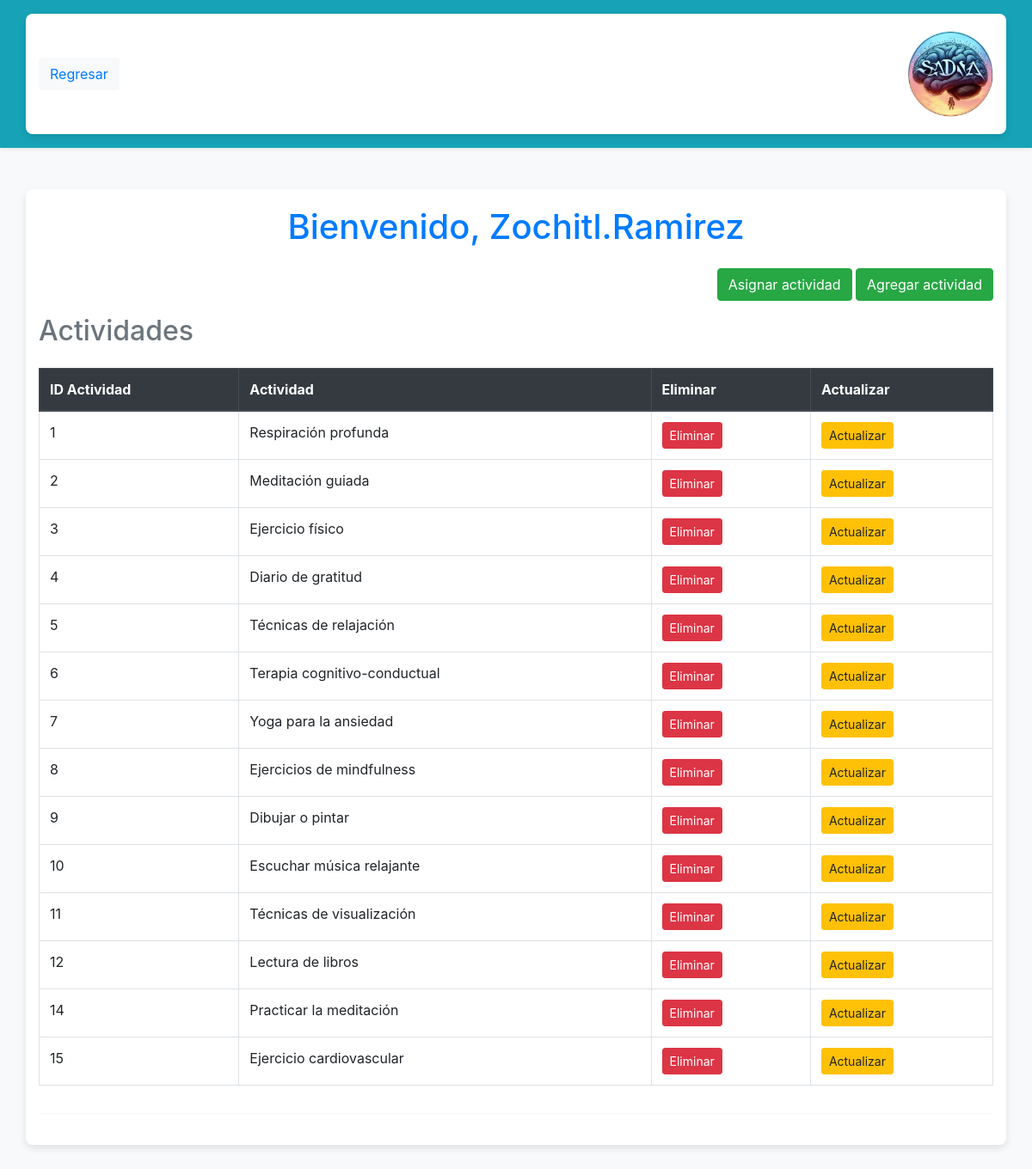
Page /Vista/crudActividades/consultarActividades.php (signed in) on the committed database.
### tables this page shows
CREATE TABLE `actividades` (
  `idActividades` int(11) NOT NULL AUTO_INCREMENT,
  `Actividad` varchar(45) NOT NULL,
  PRIMARY KEY (`idActividades`)
);

### Vista/crudActividades/consultarActividades.php (the view, shortened to what this page needs)
<?php
include '../../Modelo/BD/bd.php';
include '../../Vista/includes/headerRegresar.php';
$actividadSql = "SELECT * FROM actividades";
$execute = mysqli_query($conn, $actividadSql);
?>
<!DOCTYPE html>
<html lang="es">
<head>
    <link rel="stylesheet" href="../Estilos/stylesIP.css">
    <link rel="stylesheet" href="https://stackpath.bootstrapcdn.com/bootstrap/4.3.1/css/bootstrap.min.css">
</head>
<body class="bg-light">
    <div class="container my-5">
        <h1 class="text-center text-primary mb-4">Bienvenido, <?php echo $_SESSION['username']; ?></h1>
        <div class="text-right mb-3">
            <a href="mostrar_Actividades.php" class="btn btn-success">Asignar actividad</a>
            <a href="altaActividad.php" class="btn btn-success">Agregar actividad</a>
        </div>
        <h2 class="text-secondary">Actividades</h2>
        <div class="table-responsive">
            <table class="table table-hover table-bordered">
                <thead class="thead-dark">
                    <tr>
                        <th>ID Actividad</th>
                        <th>Actividad</th>
                        <th>Eliminar</th>
                        <th>Actualizar</th>
                    </tr>
                </thead>
                <tbody>
                    <?php while ($variableA = mysqli_fetch_assoc($execute)) { ?>
                        <tr>
                            <td><?php echo $variableA['idActividades']; ?></td>
                            <td><?php echo $variableA['Actividad']; ?></td>
                            <td><a href="../../Modelo/GestionActividad/eliActividad.php?idActividades=<?php echo $variableA['idActividades']; ?>" class="btn btn-danger btn-sm" onclick="confirmDeletion(event)">Eliminar</a></td>
                            <td><a href="editarActividades.php?idActividades=<?php echo $variableA['idActividades']; ?>" class="btn btn-warning btn-sm">Actualizar</a></td>
                        </tr>
                    <?php } ?>
                </tbody>
            </table>
        </div>
        <hr>
    </div>
</body>
</html>

### Vista/Estilos/stylesIP.css (style rules this page uses)
body { font-family: Arial, sans-serif; background-color: #f8f9fa; margin: 0; padding: 0; }
.container { max-width: 900px; margin: 0 auto; padding: 20px; background-color: #ffffff; border-radius: 8px; box-shadow: 0 4px 8px rgba(0, 0, 0, 0.1); }
.table-responsive { margin-top: 1.5rem; }
.table thead { background-color: #343a40; color: #ffffff; }
.btn { font-size: 0.9em; padding: 0.4em 0.8em; }
.btn-danger { color: #ffffff; background-color: #dc3545; border-color: #dc3545; }

### rows in the picture
actividades: idActividades "1", Actividad "Respiración profunda"
actividades: idActividades "2", Actividad "Meditación guiada"
actividades: idActividades "3", Actividad "Ejercicio físico"
actividades: idActividades "4", Actividad "Diario de gratitud"
actividades: idActividades "5", Actividad "Técnicas de relajación"
actividades: idActividades "6", Actividad "Terapia cognitivo-conductual"
actividades: idActividades "7", Actividad "Yoga para la ansiedad"
actividades: idActividades "8", Actividad "Ejercicios de mindfulness"
actividades: idActividades "9", Actividad "Dibujar o pintar"
actividades: idActividades "10", Actividad "Escuchar música relajante"
actividades: idActividades "11", Actividad "Técnicas de visualización"
actividades: idActividades "12", Actividad "Lectura de libros"
actividades: idActividades "14", Actividad "Practicar la meditación"
actividades: idActividades "15", Actividad "Ejercicio cardiovascular"

### other values in the picture
$_SESSION['username'] "Zochitl.Ramirez"
